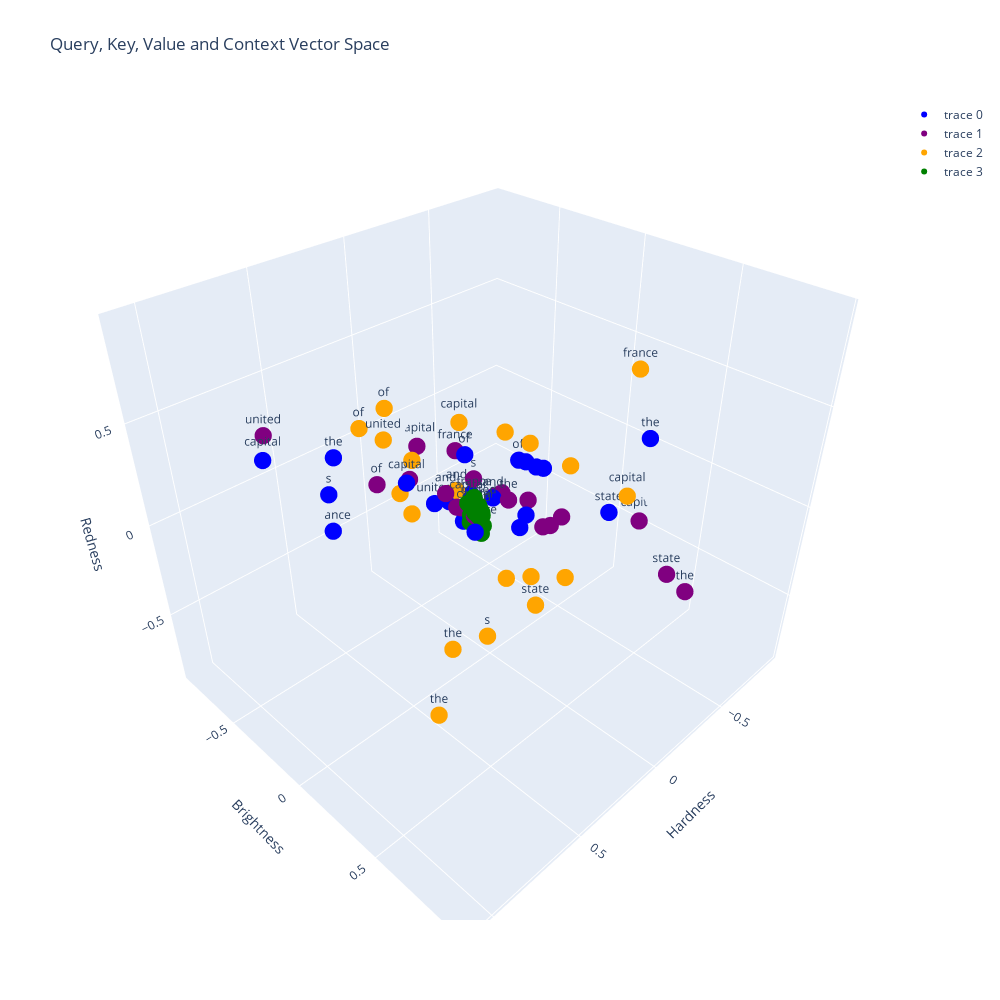

Source (notebook cell):
### Code cell
from plot_tokens import plot_tokens

u_sentences = [
  {
    "words": q_of_sentence.detach().numpy(),
    "labels": u_tokenizer.tokenize(prompt),
    "color": "blue",
  },
  {
    "words": k_of_sentence.detach().numpy(),
    "labels": u_tokenizer.tokenize(prompt),
    "color": "purple",
  },
  {
    "words": v_of_sentence.detach().numpy(),
    "labels": u_tokenizer.tokenize(prompt),
    "color": "orange",
  },
  {
    "words": context_vector.detach().numpy(),
    "labels": u_tokenizer.tokenize(prompt),
    "color": "green",
  },
]

plot_tokens(u_sentences, "Query, Key, Value and Context Vector Space")

### Figure 1 — Plotly figure (JSON) as saved in the notebook; plotly's stock layout.template omitted (floating-point values rounded to 4 significant figures)
{"data": [{"hoverinfo": "text", "marker": {"color": "blue", "size": 6}, "mode": "markers+text", "text": ["the", " ", "capital", " ", "of", " ", "united", " ", "state", "s", " ", "and", " ", "the", " ", "capital", " ", "of", " ", "france"], "type": "scatter3d", "x": [0.2411, 0.07422, 0.395, -0.03901, -0.04736, -0.2064, -0.02924, 0.09499, -0.03199, 0.8678, -0.09032, -0.04574, -0.06148, 1.085, 0.2188, 0.7364, 0.009077, -0.2437, -0.04942, 0.2604], "y": [0.9528, 0.243, -0.09348, -0.2174, -0.2117, 0.07603, -0.4055, 0.2948, 0.6158, 0.03982, -0.2188, -0.0323, 0.2427, 0.4041, 0.1238, -0.6053, -0.2591, -0.06439, 0.1548, -0.8488], "z": [0.8398, 0.03116, 0.2474, -0.2296, 0.1352, 0.1288, -0.2173, 0.132, 0.2428, 0.4831, -0.1017, -0.01072, 0.2644, 0.8984, 0.02056, 0.2797, -0.1156, 0.08435, 0.262, -0.4614]}, {"hoverinfo": "text", "marker": {"color": "purple", "size": 6}, "mode": "markers+text", "text": ["the", " ", "capital", " ", "of", " ", "united", " ", "state", "s", " ", "and", " ", "the", " ", "capital", " ", "of", " ", "france"], "type": "scatter3d", "x": [-0.2087, 0.03711, -0.8988, -0.2619, 0.02746, 0.06584, 0.6339, 0.0598, -0.172, 0.02486, -0.2187, 0.1489, 0.1388, 0.06043, -0.1046, -0.2984, -0.2589, 0.2913, 0.1217, -0.3826], "y": [0.8976, 0.3778, 0.1738, -0.01659, -0.5142, -0.1212, -0.7462, 0.3581, 0.8247, -0.08218, -0.1895, -0.1293, 0.03861, 0.163, 0.3186, -0.832, -0.1819, -0.4246, -0.08956, -0.6335], "z": [-0.09746, 0.0924, -0.4679, -0.1208, -0.1032, -0.05283, 0.2963, 0.08705, -0.02818, 0.1005, -0.16, 0.05993, 0.02124, 0.1256, 0.0336, -0.1991, -0.1574, 0.03384, -0.005984, -0.1756]}, {"hoverinfo": "text", "marker": {"color": "orange", "size": 6}, "mode": "markers+text", "text": ["the", " ", "capital", " ", "of", " ", "united", " ", "state", "s", " ", "and", " ", "the", " ", "capital", " ", "of", " ", "france"], "type": "scatter3d", "x": [0.1507, -0.1224, 0.04052, -0.176, 0.2967, 0.09568, 0.2655, -0.04499, -0.2352, 0.5167, -0.02894, 0.05905, 0.1502, 0.7155, -0.09174, 0.6435, -0.02499, 0.2207, 0.204, -0.005584], "y": [-0.1055, 0.1415, 0.7451, 0.293, -0.3307, -0.4089, -0.3907, 0.05824, 0.07734, 0.4935, 0.0527, -0.1568, -0.3621, 0.4183, 0.3682, 0.4872, 0.1976, -0.617, -0.374, 0.7145], "z": [-0.8431, -0.404, 0.4179, 0.2471, 0.4609, 0.08114, 0.2692, -0.4179, -0.6848, -0.1313, 0.3715, 0.02009, -0.1651, -0.4772, -0.2614, 0.8732, 0.3813, 0.2131, -0.03133, 0.9115]}, {"hoverinfo": "text", "marker": {"color": "green", "size": 6}, "mode": "markers+text", "text": ["the", " ", "capital", " ", "of", " ", "united", " ", "state", "s", " ", "and", " ", "the", " ", "capital", " ", "of", " ", "france"], "type": "scatter3d", "x": [0.1118, 0.1257, 0.1392, 0.1361, 0.1374, 0.1278, 0.1415, 0.1249, 0.1153, 0.1416, 0.1362, 0.1318, 0.1253, 0.1361, 0.1304, 0.1568, 0.1382, 0.1311, 0.1278, 0.1559], "y": [0.05258, 0.06301, 0.04105, 0.06927, 0.06358, 0.07377, 0.06729, 0.061, 0.06794, 0.01755, 0.06973, 0.06727, 0.06593, 0.009861, 0.05521, 0.01698, 0.06453, 0.07545, 0.06466, 0.05299], "z": [-0.07886, 0.01366, 0.03948, 0.06976, 0.06209, 0.03522, 0.08878, 0.005887, -0.02867, 0.01571, 0.06848, 0.0461, 0.01187, -0.02849, 0.02391, 0.0844, 0.07075, 0.05188, 0.02109, 0.1314]}], "layout": {"height": 1000, "scene": {"xaxis": {"title": {"text": "Hardness"}}, "yaxis": {"title": {"text": "Brightness"}}, "zaxis": {"title": {"text": "Redness"}}}, "title": {"text": "Query, Key, Value and Context Vector Space"}, "width": 1000}}
